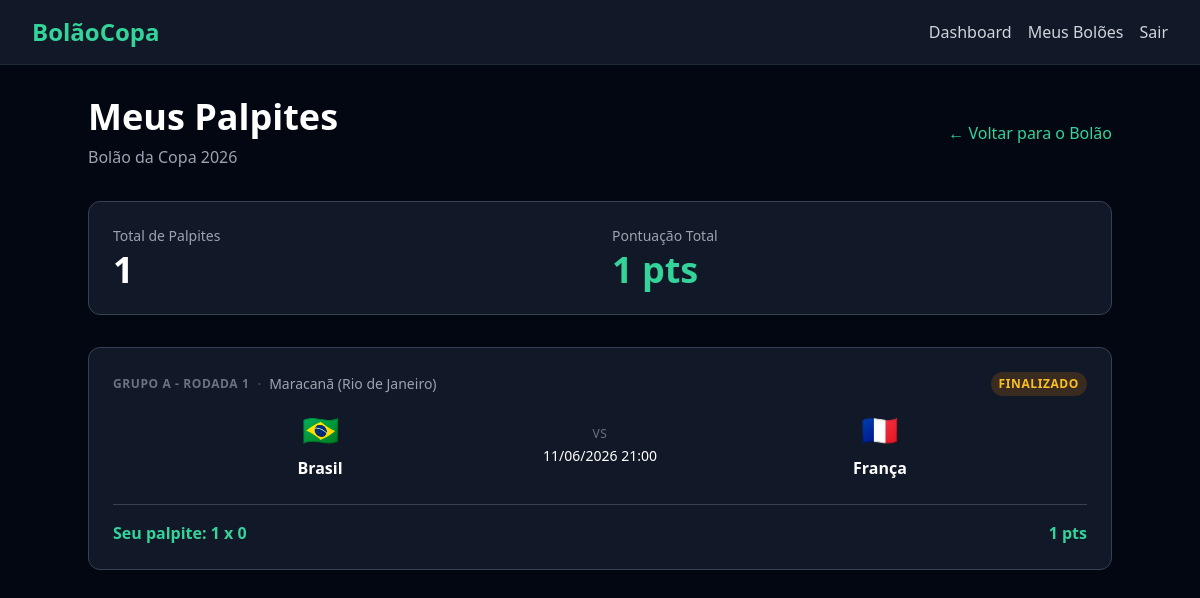
The page /pools/4/predictions/ (signed in) on the database as committed earlier.
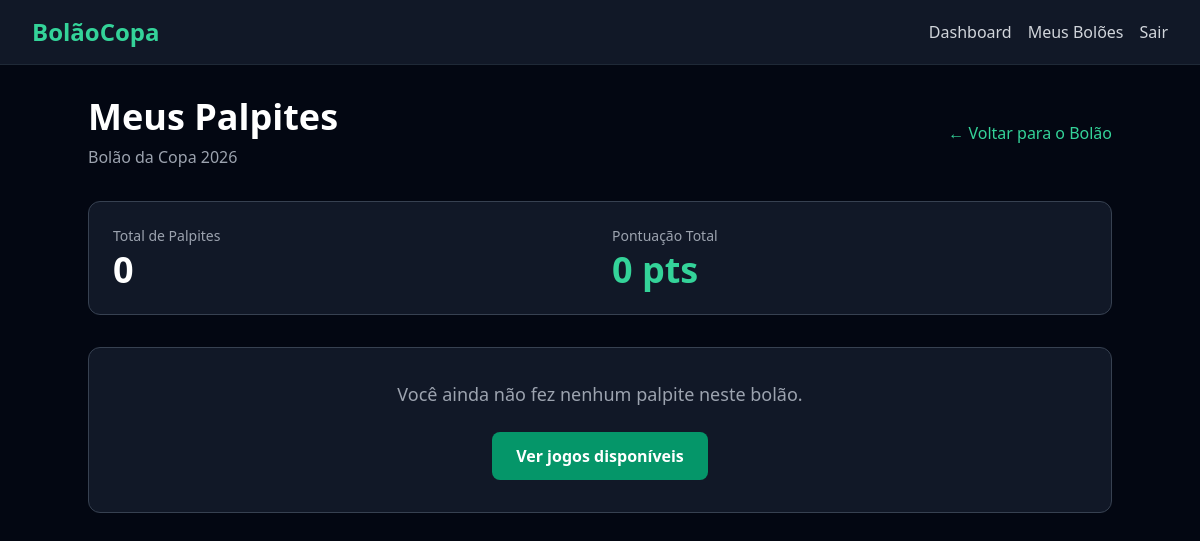
The same page on the database as committed later.
### predictions/models.py (models this page shows, shortened)
class Prediction(models.Model):
    user = models.ForeignKey(
        settings.AUTH_USER_MODEL,
        on_delete=models.CASCADE,
        related_name='predictions',
    )
    match = models.ForeignKey(
        Match,
        on_delete=models.CASCADE,
        related_name='predictions',
    )
    pool = models.ForeignKey(
        Pool,
        on_delete=models.CASCADE,
        related_name='predictions',
    )
    home_score = models.PositiveIntegerField()
    away_score = models.PositiveIntegerField()
    points = models.IntegerField(default=0)
    created_at = models.DateTimeField(auto_now_add=True)
    updated_at = models.DateTimeField(auto_now=True)
    class Meta:
        unique_together = ('user', 'match', 'pool')

### matches/models.py (models this page shows, shortened)
class Round(models.Model):
    PHASE_CHOICES = (
        ('grupo', 'Fase de Grupos'),
        ('oitavas', 'Oitavas de Final'),
        ('quartas', 'Quartas de Final'),
        ('semi', 'Semifinal'),
        ('terceiro_lugar', 'Terceiro Lugar'),
        ('final', 'Final'),
    )
    name = models.CharField(max_length=100)
    order = models.PositiveIntegerField()
    phase = models.CharField(max_length=20, choices=PHASE_CHOICES)
    created_at = models.DateTimeField(auto_now_add=True)
    updated_at = models.DateTimeField(auto_now=True)
    class Meta:
        ordering = ('order',)

class Stadium(models.Model):
    name = models.CharField(max_length=200)
    city = models.CharField(max_length=100)
    country = models.CharField(max_length=100)
    created_at = models.DateTimeField(auto_now_add=True)
    updated_at = models.DateTimeField(auto_now=True)
    def __str__(self):
        return f'{self.name} ({self.city})'

class Team(models.Model):
    name = models.CharField(max_length=100)
    country_code = models.CharField(max_length=3, unique=True)
    flag_emoji = models.CharField(max_length=10, blank=True)
    created_at = models.DateTimeField(auto_now_add=True)
    updated_at = models.DateTimeField(auto_now=True)

class Match(models.Model):
    STATUS_CHOICES = (
        ('agendado', 'Agendado'),
        ('em_andamento', 'Em andamento'),
        ('finalizado', 'Finalizado'),
    )
    round = models.ForeignKey(
        Round,
        on_delete=models.CASCADE,
        related_name='matches',
    )
    stadium = models.ForeignKey(
        Stadium,
        on_delete=models.PROTECT,
        related_name='matches',
    )
    home_team = models.ForeignKey(
        Team,
        on_delete=models.PROTECT,
        related_name='home_matches',
    )
    away_team = models.ForeignKey(
        Team,
        on_delete=models.PROTECT,
        related_name='away_matches',
    )
    match_datetime = models.DateTimeField()
    home_score = models.PositiveIntegerField(null=True, blank=True)
    away_score = models.PositiveIntegerField(null=True, blank=True)
    status = models.CharField(
        max_length=20,
        choices=STATUS_CHOICES,
        default='agendado',
    )
    created_at = models.DateTimeField(auto_now_add=True)
    updated_at = models.DateTimeField(auto_now=True)
    class Meta:
        ordering = ('match_datetime',)

### predictions/views.py (the view)
class MyPredictionsListView(LoginRequiredMixin, ListView):
    template_name = 'predictions/my_predictions.html'
    context_object_name = 'prediction_items'
    def get_queryset(self):
        self.pool = get_object_or_404(Pool, pk=self.kwargs['pool_id'])
        return Prediction.objects.filter(
            user=self.request.user,
            pool=self.pool,
        ).select_related(
            'match__home_team',
            'match__away_team',
            'match__stadium',
            'match__round',
        ).order_by('match__match_datetime')
    def dispatch(self, request, *args, **kwargs):
        self.pool = get_object_or_404(Pool, pk=self.kwargs['pool_id'])
        if not PoolMember.objects.filter(
            pool=self.pool,
            user=request.user,
        ).exists():
            messages.error(request, 'Você precisa ser membro deste bolão para acessar.')
            return redirect(reverse('pool_detail', kwargs={'pk': self.pool.pk}))
        return super().dispatch(request, *args, **kwargs)
    def get_context_data(self, **kwargs):
        context = super().get_context_data(**kwargs)
        context['pool'] = self.pool
        now = timezone.now()
        items = []
        total_points = 0
        for prediction in context['prediction_items']:
            match = prediction.match
            if match.status == 'finalizado':
                status_label = 'finalizado'
            elif match.match_datetime <= now:
                status_label = 'bloqueado'
            else:
                status_label = 'editavel'
            total_points += prediction.points or 0
            items.append({
                'prediction': prediction,
                'match': match,
                'home_team': match.home_team,
                'away_team': match.away_team,
                'match_datetime': match.match_datetime,
                'stadium': match.stadium,
                'round': match.round,
                'predicted_home_score': prediction.home_score,
                'predicted_away_score': prediction.away_score,
                'points_earned': prediction.points or 0,
                'status_label': status_label,
            })
        context['prediction_items'] = items
        context['totals'] = {
            'total_predictions': len(items),
            'total_points': total_points,
        }
        return context

### templates/predictions/my_predictions.html (shortened to what the changed rows need)
{% extends 'base.html' %}
{% block content %}
<div class='max-w-5xl mx-auto'>
    <div class='flex items-center justify-between mb-8'>
        <div>
            <h1 class='text-3xl md:text-4xl font-bold text-white'>Meus Palpites</h1>
        </div>
    </div>
    <div class='bg-gray-900 border border-gray-700 rounded-xl p-6 mb-8'>
        <div class='grid grid-cols-1 md:grid-cols-2 gap-6'>
            <div class='flex flex-col items-center md:items-start'>
                <span class='text-sm font-medium text-gray-400'>Total de Palpites</span>
                <span class='text-3xl md:text-4xl font-bold text-white mt-1'>{{ totals.total_predictions }}</span>
            </div>
            <div class='flex flex-col items-center md:items-start'>
                <span class='text-sm font-medium text-gray-400'>Pontuação Total</span>
                <span class='text-3xl md:text-4xl font-bold text-emerald-400 mt-1'>{{ totals.total_points }} pts</span>
            </div>
        </div>
    </div>
    {% if prediction_items %}
        <div class='space-y-4'>
            {% for item in prediction_items %}
                <div class='bg-gray-900 border border-gray-700 rounded-xl p-6 hover:border-emerald-500/50 transition-colors duration-200'>
                    <div class='flex items-center justify-between mb-4'>
                        <div class='flex items-center gap-2 text-sm'>
                            <span class='text-xs font-semibold uppercase tracking-wider text-gray-500'>{{ item.round.name }}</span>
                            <span class='text-gray-600'>·</span>
                            <span class='text-gray-400'>{{ item.stadium }}</span>
                        </div>
                        {% if item.status_label == 'editavel' %}
                            <span class='text-xs font-semibold uppercase tracking-wider px-2 py-1 rounded-full bg-emerald-600/20 text-emerald-400'>Editável</span>
                        {% elif item.status_label == 'bloqueado' %}
                            <span class='text-xs font-semibold uppercase tracking-wider px-2 py-1 rounded-full bg-red-600/20 text-red-400'>Bloqueado</span>
                        {% else %}
                            <span class='text-xs font-semibold uppercase tracking-wider px-2 py-1 rounded-full bg-amber-600/20 text-amber-400'>Finalizado</span>
                        {% endif %}
                    </div>
                    <div class='flex items-center justify-between gap-4'>
                        <div class='flex flex-col items-center gap-2 flex-1'>
                            <span class='text-3xl'>{{ item.home_team.flag_emoji }}</span>
                            <span class='text-white font-semibold'>{{ item.home_team.name }}</span>
                        </div>
                        <div class='flex flex-col items-center gap-1'>
                            <span class='text-gray-500 text-xs uppercase tracking-wider'>vs</span>
                            <span class='text-white text-sm'>{{ item.match_datetime|date:"d/m/Y H:i" }}</span>
                        </div>
                        <div class='flex flex-col items-center gap-2 flex-1'>
                            <span class='text-3xl'>{{ item.away_team.flag_emoji }}</span>
                            <span class='text-white font-semibold'>{{ item.away_team.name }}</span>
                        </div>
                    </div>
                    <div class='mt-6 pt-4 border-t border-gray-700 flex items-center justify-between'>
                        <span class='text-emerald-400 font-semibold'>Seu palpite: {{ item.predicted_home_score }} x {{ item.predicted_away_score }}</span>
                        <div class='flex items-center gap-3'>
                            {% if item.status_label == 'finalizado' %}
                                <span class='text-emerald-400 font-bold'>{{ item.points_earned }} pts</span>
                            {% endif %}
                        </div>
                    </div>
                </div>
            {% endfor %}
        </div>
    {% else %}
        <div class='bg-gray-900 border border-gray-700 rounded-xl p-8 text-center'>
            <p class='text-gray-400 text-lg'>Você ainda não fez nenhum palpite neste bolão.</p>
            <a href='{% url "pool_matches" pool_id=pool.pk %}' class='inline-flex items-center justify-center mt-6 px-6 py-3 bg-emerald-600 hover:bg-emerald-500 text-white font-semibold rounded-lg transition-colors duration-200'>
                Ver jogos disponíveis
            </a>
        </div>
    {% endif %}
</div>
{% endblock %}

Rows that differ between the two databases and show on the page:
removed Prediction: round.name "GRUPO A - RODADA 1", stadium "Maracanã (Rio de Janeiro)", home_team.flag_emoji "🇧🇷", home_team.name "Brasil", match_datetime "11/06/2026 21:00", away_team.flag_emoji "🇫🇷", away_team.name "França", predicted_home_score "1", predicted_away_score "0", points_earned "1"
Other text that changed with them:
{{ totals.total_predictions }}: "1" → "0"
{{ totals.total_points }}: "1" → "0"
text now shown: "Você ainda não fez nenhum palpite neste bolão. Ver jogos disponíveis"
